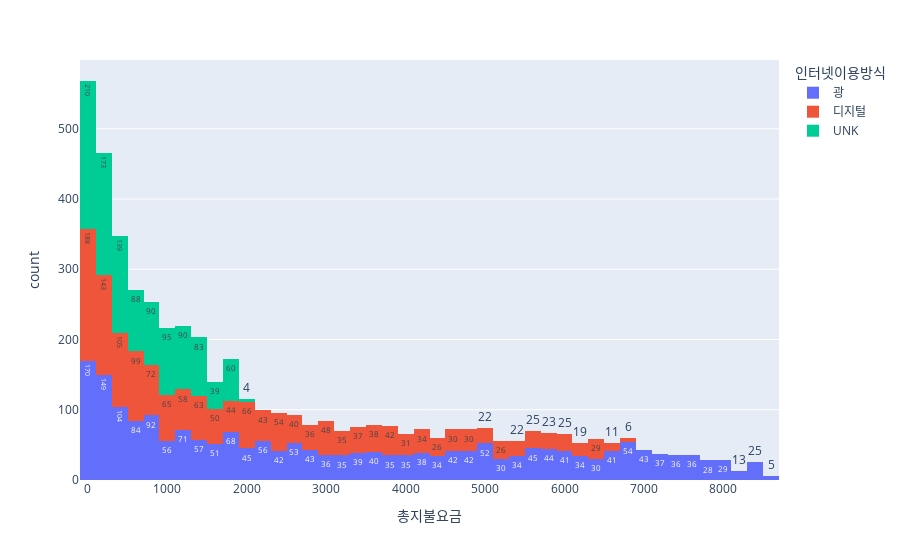

This figure's notebook cell:
### Markdown cell above
# histogram

### Code cell
px.histogram(df, x="총지불요금", text_auto=True, color="인터넷이용방식")

### Figure 1 — Plotly figure (JSON) as saved in the notebook; plotly's stock layout.template omitted (floating-point values rounded to 4 significant figures; data arrays with more than 128 entries replaced by an {"elided": "..."} marker saying what was removed)
{"data": [{"alignmentgroup": "True", "bingroup": "x", "hovertemplate": "인터넷이용방식=광<br>총지불요금=%{x}<br>count=%{y}<extra></extra>", "legendgroup": "광", "marker": {"color": "#636efa", "pattern": {"shape": ""}}, "name": "광", "offsetgroup": "광", "orientation": "v", "showlegend": true, "texttemplate": "%{value}", "type": "histogram", "x": {"elided": "2174 float values"}, "xaxis": "x", "yaxis": "y"}, {"alignmentgroup": "True", "bingroup": "x", "hovertemplate": "인터넷이용방식=디지털<br>총지불요금=%{x}<br>count=%{y}<extra></extra>", "legendgroup": "디지털", "marker": {"color": "#EF553B", "pattern": {"shape": ""}}, "name": "디지털", "offsetgroup": "디지털", "orientation": "v", "showlegend": true, "texttemplate": "%{value}", "type": "histogram", "x": {"elided": "1685 float values"}, "xaxis": "x", "yaxis": "y"}, {"alignmentgroup": "True", "bingroup": "x", "hovertemplate": "인터넷이용방식=UNK<br>총지불요금=%{x}<br>count=%{y}<extra></extra>", "legendgroup": "UNK", "marker": {"color": "#00cc96", "pattern": {"shape": ""}}, "name": "UNK", "offsetgroup": "UNK", "orientation": "v", "showlegend": true, "texttemplate": "%{value}", "type": "histogram", "x": {"elided": "1071 float values"}, "xaxis": "x", "yaxis": "y"}], "layout": {"barmode": "relative", "legend": {"title": {"text": "인터넷이용방식"}, "tracegroupgap": 0}, "margin": {"t": 60}, "xaxis": {"anchor": "y", "domain": [0, 1], "title": {"text": "총지불요금"}}, "yaxis": {"anchor": "x", "domain": [0, 1], "title": {"text": "count"}}}}
